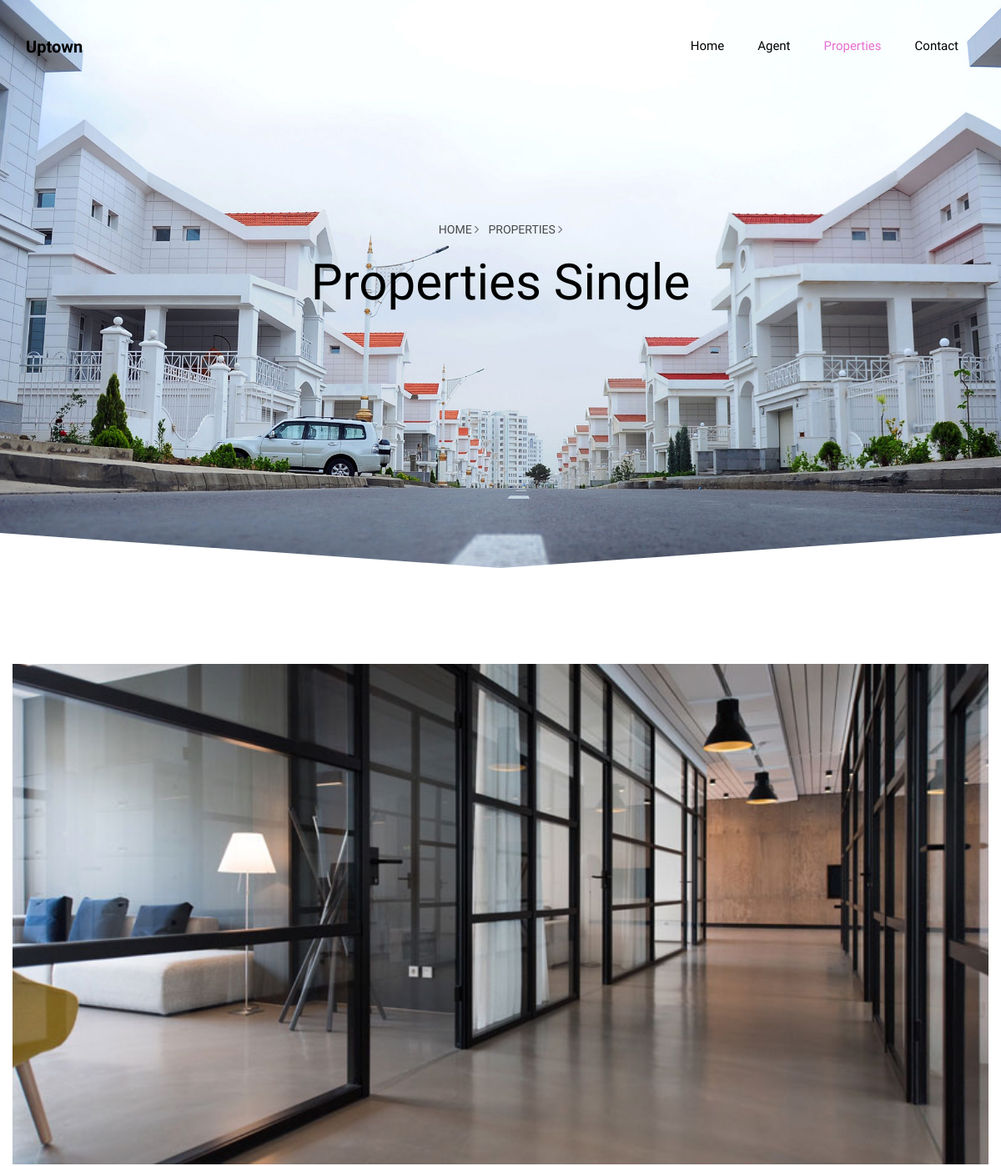
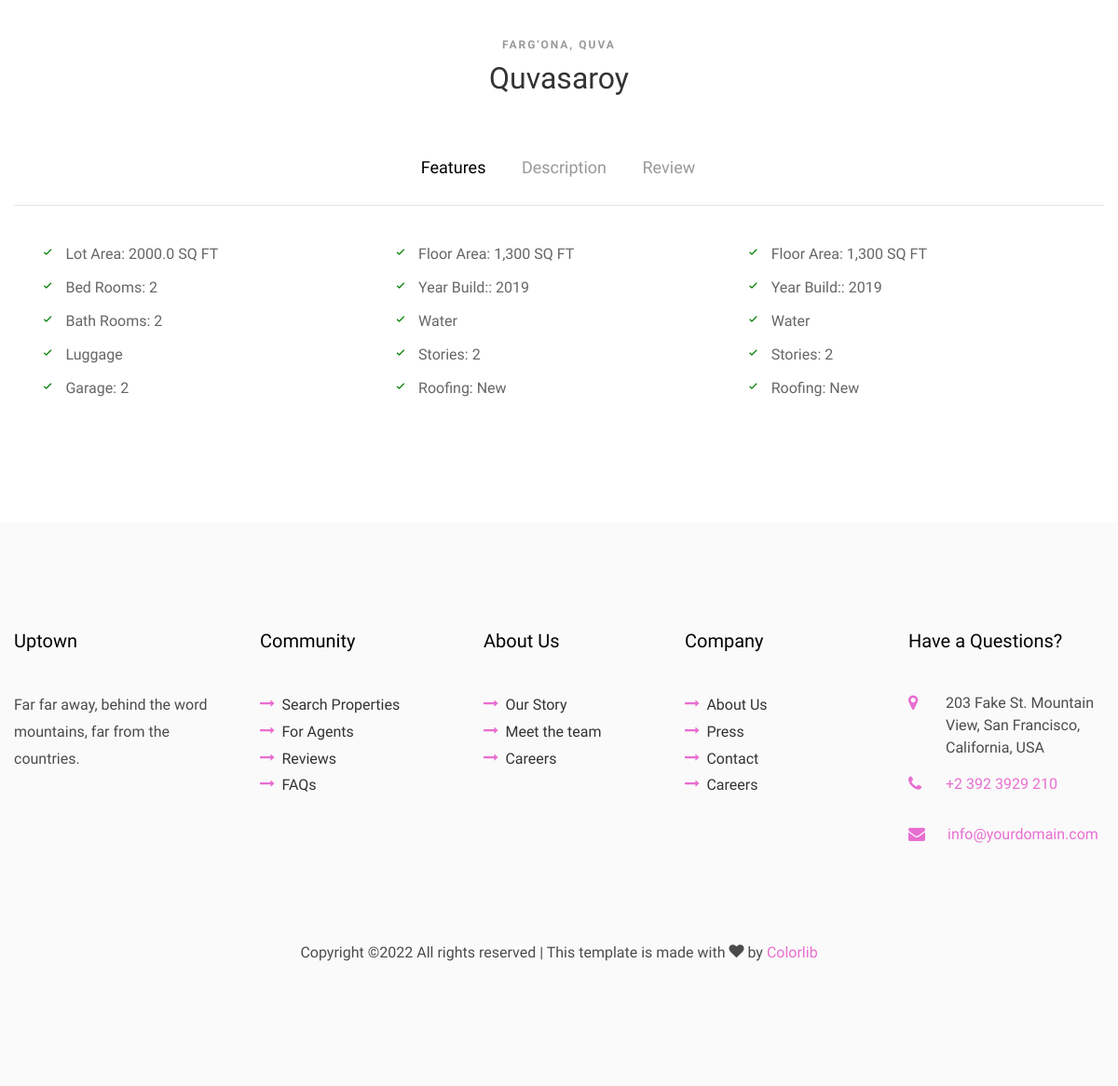
/properties/3/, run on the app's committed database (2 pictures, top to bottom).
### pages/models.py (models this page shows, shortened)
class OfferWorks(models.Model):
    name = models.CharField(max_length=50, verbose_name="Nomi:")
    location = models.CharField(max_length=128, verbose_name="Manzili:")
    old_prize = models.IntegerField(verbose_name='Eski narxi:')
    new_prize = models.IntegerField(verbose_name='Yangi narxi:')
    bath_room = models.IntegerField(verbose_name='Yuvinish xonalar soni:')
    room = models.IntegerField(verbose_name='Mehmonxonalar soni: ')
    area = models.FloatField(verbose_name='Umumiy maydon: ', null=True)
    image = models.ImageField(verbose_name='Rasm yuklang:')
    date = models.DateTimeField(auto_now_add=True)
    class Meta:
        verbose_name = 'Topshirilgan ish'
        verbose_name_plural = "Topshirilgan ishlar"

### pages/views.py (the view)
# urls.py: path('properties/<int:pk>/', views.PropertiesSinglePagesView, name='propertie_single'),
def PropertiesSinglePagesView(request, pk):
    choose_work = models.OfferWorks.objects.get(pk=pk)
    context = {'choose_work': choose_work}
    return render(request, 'properties-single.html', context)

### templates/properties-single.html (shortened to what this page needs)
<!DOCTYPE html>
<html lang="en">
	{% load static %}
  <head>
    <link rel="stylesheet" href="{% static 'css/open-iconic-bootstrap.min.css' %}">
    <link rel="stylesheet" href="{% static 'css/animate.css' %}">
    <link rel="stylesheet" href="{% static 'css/owl.carousel.min.css' %}">
    <link rel="stylesheet" href="{% static 'css/owl.theme.default.min.css' %}">
    <link rel="stylesheet" href="{% static 'css/magnific-popup.css">
    <link rel="stylesheet" href="{% static 'css/aos.css' %}">
    <link rel="stylesheet" href="{% static 'css/ionicons.min.css' %}">
    <link rel="stylesheet" href="{% static 'css/bootstrap-datepicker.css' %}">
    <link rel="stylesheet" href="{% static 'css/jquery.timepicker.css' %}">
    <link rel="stylesheet" href="{% static 'css/flaticon.css' %}">
    <link rel="stylesheet" href="{% static 'css/icomoon.css' %}">
    <link rel="stylesheet" href="{% static 'css/style.css' %}">
  </head>
  <body>
	  <nav class="navbar navbar-expand-lg navbar-dark ftco_navbar bg-dark ftco-navbar-light" id="ftco-navbar">
	    <div class="container">
	      <a class="navbar-brand" href="{% url 'home' %}">Uptown</a>
	      <div class="collapse navbar-collapse" id="ftco-nav">
	         <ul class="navbar-nav ml-auto">
					<li class="nav-item "><a href="{% url 'home' %}" class="nav-link">Home</a></li>
					<li class="nav-item"><a href="{% url 'agent' %}" class="nav-link">Agent</a></li>
					<li class="nav-item active"><a href="{% url 'properties' %}" class="nav-link">Properties</a></li>
					<li class="nav-item"><a href="{% url 'contact' %}" class="nav-link">Contact</a></li>
				 </ul>
	      </div>
	    </div>
	  </nav>
    <section class="hero-wrap hero-wrap-2 ftco-degree-bg js-fullheight" style="background-image: url('{% static "images/bg_1.jpg" %}' );" data-stellar-background-ratio="0.5">
      <div class="overlay"></div>
      <div class="container">
        <div class="row no-gutters slider-text js-fullheight align-items-center justify-content-center">
          <div class="col-md-9 ftco-animate pb-5 text-center">
          	<p class="breadcrumbs"><span class="mr-2"><a href="{% url 'home' %}">Home <i class="ion-ios-arrow-forward"></i></a></span> <span>Properties <i class="ion-ios-arrow-forward"></i></span></p>
            <h1 class="mb-3 bread">Properties Single</h1>
          </div>
        </div>
      </div>
    </section>
		<section class="ftco-section ftco-property-details">
      <div class="container">
      	<div class="row justify-content-center">
      		<div class="col-md-12">
      			<div class="property-details">
      				<div class="img" style="background-image: url('{{ choose_work.image.url }}' );"></div>
      				<div class="text text-center">
      					<span class="subheading">{{ choose_work.location }}</span>
      					<h2>{{ choose_work.name }}</h2>
      				</div>
      			</div>
      		</div>
      	</div>
      	<div class="row">
      		<div class="col-md-12 pills">
						<div class="bd-example bd-example-tabs">
							<div class="d-flex justify-content-center">
							  <ul class="nav nav-pills mb-3" id="pills-tab" role="tablist">
							    <li class="nav-item">
							      <a class="nav-link active" id="pills-description-tab" data-toggle="pill" href="#pills-description" role="tab" aria-controls="pills-description" aria-expanded="true">Features</a>
							    </li>
							    <li class="nav-item">
							      <a class="nav-link" id="pills-manufacturer-tab" data-toggle="pill" href="#pills-manufacturer" role="tab" aria-controls="pills-manufacturer" aria-expanded="true">Description</a>
							    </li>
							    <li class="nav-item">
							      <a class="nav-link" id="pills-review-tab" data-toggle="pill" href="#pills-review" role="tab" aria-controls="pills-review" aria-expanded="true">Review</a>
							    </li>
							  </ul>
							</div>
						  <div class="tab-content" id="pills-tabContent">
						    <div class="tab-pane fade show active" id="pills-description" role="tabpanel" aria-labelledby="pills-description-tab">
						    	<div class="row">
						    		<div class="col-md-4">
						    			<ul class="features">
						    				<li class="check"><span class="ion-ios-checkmark"></span>Lot Area: {{ choose_work.area }} SQ FT</li>
						    				<li class="check"><span class="ion-ios-checkmark"></span>Bed Rooms: {{ choose_work.bath_room }}</li>
						    				<li class="check"><span class="ion-ios-checkmark"></span>Bath Rooms: {{ choose_work.room }}</li>
						    				<li class="check"><span class="ion-ios-checkmark"></span>Luggage</li>
						    				<li class="check"><span class="ion-ios-checkmark"></span>Garage: 2</li>
						    			</ul>
						    		</div>
						    		<div class="col-md-4">
						    			<ul class="features">
						    				<li class="check"><span class="ion-ios-checkmark"></span>Floor Area: 1,300 SQ FT</li>
						    				<li class="check"><span class="ion-ios-checkmark"></span>Year Build:: 2019</li>
						    				<li class="check"><span class="ion-ios-checkmark"></span>Water</li>
						    				<li class="check"><span class="ion-ios-checkmark"></span>Stories: 2</li>
						    				<li class="check"><span class="ion-ios-checkmark"></span>Roofing: New</li>
						    			</ul>
						    		</div>
						    		<div class="col-md-4">
						    			<ul class="features">
						    				<li class="check"><span class="ion-ios-checkmark"></span>Floor Area: 1,300 SQ FT</li>
						    				<li class="check"><span class="ion-ios-checkmark"></span>Year Build:: 2019</li>
						    				<li class="check"><span class="ion-ios-checkmark"></span>Water</li>
						    				<li class="check"><span class="ion-ios-checkmark"></span>Stories: 2</li>
						    				<li class="check"><span class="ion-ios-checkmark"></span>Roofing: New</li>
						    			</ul>
						    		</div>
						    	</div>
						    </div>
						  </div>
						</div>
		      </div>
				</div>
      </div>
    </section>
    <footer class="ftco-footer ftco-section">
      <div class="container">
        <div class="row mb-5">
          <div class="col-md">
            <div class="ftco-footer-widget mb-4">
              <h2 class="ftco-heading-2">Uptown</h2>
              <p>Far far away, behind the word mountains, far from the countries.</p>
              <ul class="ftco-footer-social list-unstyled mt-5">
              </ul>
            </div>
          </div>
          <div class="col-md">
            <div class="ftco-footer-widget mb-4 ml-md-4">
              <h2 class="ftco-heading-2">Community</h2>
              <ul class="list-unstyled">
                <li><a href="#"><span class="icon-long-arrow-right mr-2"></span>Search Properties</a></li>
                <li><a href="#"><span class="icon-long-arrow-right mr-2"></span>For Agents</a></li>
                <li><a href="#"><span class="icon-long-arrow-right mr-2"></span>Reviews</a></li>
                <li><a href="#"><span class="icon-long-arrow-right mr-2"></span>FAQs</a></li>
              </ul>
            </div>
          </div>
          <div class="col-md">
            <div class="ftco-footer-widget mb-4 ml-md-4">
              <h2 class="ftco-heading-2">About Us</h2>
              <ul class="list-unstyled">
                <li><a href="#"><span class="icon-long-arrow-right mr-2"></span>Our Story</a></li>
                <li><a href="#"><span class="icon-long-arrow-right mr-2"></span>Meet the team</a></li>
                <li><a href="#"><span class="icon-long-arrow-right mr-2"></span>Careers</a></li>
              </ul>
            </div>
          </div>
          <div class="col-md">
             <div class="ftco-footer-widget mb-4">
              <h2 class="ftco-heading-2">Company</h2>
              <ul class="list-unstyled">
                <li><a href="#"><span class="icon-long-arrow-right mr-2"></span>About Us</a></li>
                <li><a href="#"><span class="icon-long-arrow-right mr-2"></span>Press</a></li>
                <li><a href="#"><span class="icon-long-arrow-right mr-2"></span>Contact</a></li>
                <li><a href="#"><span class="icon-long-arrow-right mr-2"></span>Careers</a></li>
              </ul>
            </div>
          </div>
          <div class="col-md">
            <div class="ftco-footer-widget mb-4">
            	<h2 class="ftco-heading-2">Have a Questions?</h2>
            	<div class="block-23 mb-3">
	              <ul>
	                <li><span class="icon icon-map-marker"></span><span class="text">203 Fake St. Mountain View, San Francisco, California, USA</span></li>
	                <li><a href="#"><span class="icon icon-phone"></span><span class="text">+2 392 3929 210</span></a></li>
	                <li><a href="#"><span class="icon icon-envelope pr-4"></span><span class="text">info@yourdomain.com</span></a></li>
	              </ul>
	            </div>
            </div>
          </div>
        </div>
        <div class="row">
          <div class="col-md-12 text-center">
            <p>
  Copyright &copy;<script>document.write(new Date().getFullYear());</script> All rights reserved | This template is made with <i class="icon-heart color-danger" aria-hidden="true"></i> by <a href="https://colorlib.com" target="_blank">Colorlib</a>
  </p>
          </div>
        </div>
      </div>
    </footer>
  </body>
</html>

### static/css/icomoon.css (style rules this page uses)
[class^="icon-"], [class*=" icon-"] { font-family: 'icomoon' !important; speak: none; font-style: normal; font-weight: normal; font-variant: normal; text-transform: none; line-height: 1; -webkit-font-smoothing: antialiased; -moz-osx-font-smoothing: grayscale; }
.icon-heart:before { content: "\f004"; }
.icon-map-marker:before { content: "\f041"; }
.icon-phone:before { content: "\f095"; }
.icon-envelope:before { content: "\f0e0"; }
.icon-long-arrow-right:before { content: "\f178"; }

### data on the page
OfferWorks: image (picture), location "FARG'ONA, QUVA", name "Quvasaroy", area "2000.0", bath_room "2", room "2"
